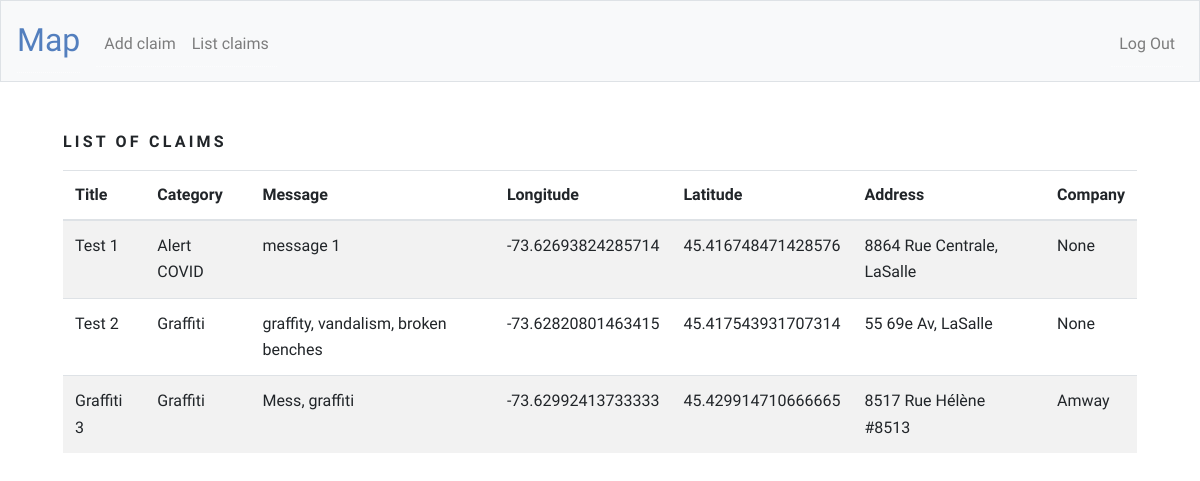
The page /claims (signed in) on the database its author committed.
### tables this page shows
CREATE TABLE "messages" (
	"id"	INTEGER NOT NULL,
	"user_id"	INTEGER NOT NULL,
	"title"	TEXT NOT NULL,
	"message"	MEDIUMTEXT NOT NULL,
	"file"	VARCHAR(255),
	"category"	TEXT NOT NULL,
	"address_id"	INTEGER NOT NULL,
	PRIMARY KEY("id"),
	FOREIGN KEY("user_id") REFERENCES "users"("id")
);

CREATE TABLE "addresses" (
	"id"	INTEGER NOT NULL,
	"organization"	TEXT,
	"latitude"	VARCHAR(64) NOT NULL,
	"longitude"	VARCHAR(64) NOT NULL,
	"address"	TEXT NOT NULL,
	PRIMARY KEY("id" AUTOINCREMENT)
);

### application.py (the view)
@app.route("/claims")
@login_required
def claims():
    user_id = session["user_id"]
    with sqlite3.connect('claims.db') as conn:
        mdb = messageDB(user_id, conn)
        messages = mdb.get_messages()
        print(f'Messages {messages}')
        return render_template("listClaims.html", messages=messages)

### application.py (called while the page is built)
@app.after_request
def after_request(response):
    response.headers["Cache-Control"] = "no-cache, no-store, must-revalidate"
    response.headers["Expires"] = 0
    response.headers["Pragma"] = "no-cache"
    response.headers.add('Access-Control-Allow-Origin', '*')
    response.headers["Set-Cookie"] = "HttpOnly; promo_shown=1; SameSite=Lax; Max-Age=604800"
    return response

### helpers.py (called while the page is built)
def login_required(f):
    @wraps(f)
    def decorated_function(*args, **kwargs):
        if session.get("user_id") is None:
            return redirect("/login")
        return f(*args, **kwargs)
    return decorated_function

### models.py (called while the page is built)
    def get_messages(self):
        sql = "SELECT title, category, message, longitude, latitude, address, organization FROM messages \
        LEFT JOIN addresses ON messages.address_id = addresses.id \
        WHERE messages.user_id = :id"
        self.c.execute(sql, {"id": self.id})
        return self.c.fetchall()

### templates/listClaims.html (shortened to what this page needs)
{% extends "layout.html" %}
{% block main %}
    <div class="row">
        <h3>List of claims</h3>
    </div>
    <div class="row">
        <table class="table table-striped">
            <thead>
                <tr>
                    <th>Title</th>
                    <th>Category</th>
                    <th>Message</th>
                    <th>Longitude</th>
                    <th>Latitude</th>
                    <th>Address</th>
                    <th>Company</th>
                </tr>
            </thead>
            <tbody>
                {% for message in messages %}
                    <tr>
                        {% for context in message %}
                            <td>{{ context }}</td>
                        {% endfor %}
                    </tr>
                {% endfor %}
            </tbody>
        </table>
    </div>
{% endblock %}

### templates/layout.html (shortened to what this page needs)
<!DOCTYPE html>
<html lang="en">
    <head>
        <link href="https://maxcdn.bootstrapcdn.com/bootstrap/4.1.3/css/bootstrap.min.css" rel="stylesheet">
        <link href="/static/styles.css" rel="stylesheet">
        <link rel="stylesheet" href="https://cdn.rawgit.com/openlayers/openlayers.github.io/master/en/v5.3.0/css/ol.css">
    </head>
    <body>
        <nav class="navbar navbar-expand-md navbar-light bg-light border">
            <a class="navbar-brand" href="/"><span class="blue">Map</span></a>
            <div class="collapse navbar-collapse" id="navbar">
                {% if session.user_id %}
                    <ul class="navbar-nav mr-auto mt-2">
                        <li class="nav-item"><a class="nav-link" href="/add">Add claim</a></li>
                        <li class="nav-item"><a class="nav-link" href="/claims">List claims</a></li>
                    </ul>
                    <ul class="navbar-nav ml-auto mt-2">
                        <li class="nav-item"><a class="nav-link" href="/logout">Log Out</a></li>
                    </ul>
                {% else %}
                    <ul class="navbar-nav ml-auto mt-2">
                        <li class="nav-item"><a class="nav-link" href="/register">Register</a></li>
                        <li class="nav-item"><a class="nav-link" href="/login">Log In</a></li>
                    </ul>
                {% endif %}
            </div>
        </nav>
        <main class="container p-5">
            {% block main %}{% endblock %}
        </main>
    </body>
</html>

### static/styles.css (style rules this page uses)
html, body, div, span, applet, object, iframe, h1, h2, h3, h4, h5, h6, p, blockquote, pre, a, abbr, acronym, address, big, cite, code, del, dfn, em, img, ins, kbd, q, s, samp, small, strike, strong, sub, sup, tt, var, b, u, i, center, dl, dt, dd, ol, ul, li, fieldset, form, label, legend, table, caption, tbody, tfoot, thead, tr, th, td, article, aside, canvas, details, embed, figure, figcaption, footer, header, hgroup, menu, nav, output, ruby, section, summary, time, mark, audio, video { margin: 0; padding: 0; border: 0; font-size: 100%; font: inherit; vertical-align: baseline; }
article, aside, details, figcaption, figure, footer, header, hgroup, menu, nav, section { display: block; }
body { line-height: 1; }
ol, ul { list-style: none; }
table { border-collapse: collapse; border-spacing: 0; }
table thead { color: inherit; font-weight: 600; line-height: 1.5; margin: 0 0 1rem 0; }
table thead th { color: inherit; font-weight: inherit; }
body { -webkit-text-size-adjust: none; }
html { box-sizing: border-box; }
*, *:before, *:after { box-sizing: inherit; }
html { font-size: 16pt; }
@media screen and (max-width: 1680px) { html { font-size: 12pt; } }
body, input, select, textarea { font-family: "Source Sans Pro", sans-serif; font-weight: 300; font-size: 1rem; line-height: 1.65; }
a { -moz-transition: color 0.2s ease-in-out, background-color 0.2s ease-in-out, border-bottom-color 0.2s ease-in-out; -webkit-transition: color 0.2s ease-in-out, background-color 0.2s ease-in-out, border-bottom-color 0.2s ease-in-out; -ms-transition: color 0.2s ease-in-out, background-color 0.2s ease-in-out, border-bottom-color 0.2s ease-in-out; transition: color 0.2s ease-in-out, background-color 0.2s ease-in-out, border-bottom-color 0.2s ease-in-out; border-bottom: dotted 1px rgba(255, 255, 255, 0.5); text-decoration: none; color: inherit; }
h1, h2, h3, h4, h5, h6 { color: inherit; font-weight: 600; line-height: 1.5; margin: 0 0 1rem 0; text-transform: uppercase; letter-spacing: 0.2rem; }
h3 { font-size: 1rem; }
nav .navbar-brand { font-size: xx-large; }
nav .navbar-brand .blue { color: #537fbe; }
main { overflow-x: auto; text-align: center; }

### templates/listClaims.html (style rules this page uses)
table { width: 100%; margin-bottom: 1rem; text-align: left; border-collapse: collapse; border-spacing: 2px; border-color: grey; }
table thead { display: table-header-group; vertical-align: middle; border-color: inherit; }
table tbody { display: table-row-group; vertical-align: middle; border-color: inherit; }

### rows shown on the page
messages: title "Test 1", category "Alert COVID", message "message 1"
addresses: longitude "-73.62693824285714", latitude "45.416748471428576", address "8864 Rue Centrale, LaSalle", organization "None"
messages: title "Test 2", category "Graffiti", message "graffity, vandalism, broken benches"
addresses: longitude "-73.62820801463415", latitude "45.417543931707314", address "55 69e Av, LaSalle", organization "None"
messages: title "Graffiti 3", category "Graffiti", message "Mess, graffiti"
addresses: longitude "-73.62992413733333", latitude "45.429914710666665", address "8517 Rue Hélène #8513", organization "Amway"
